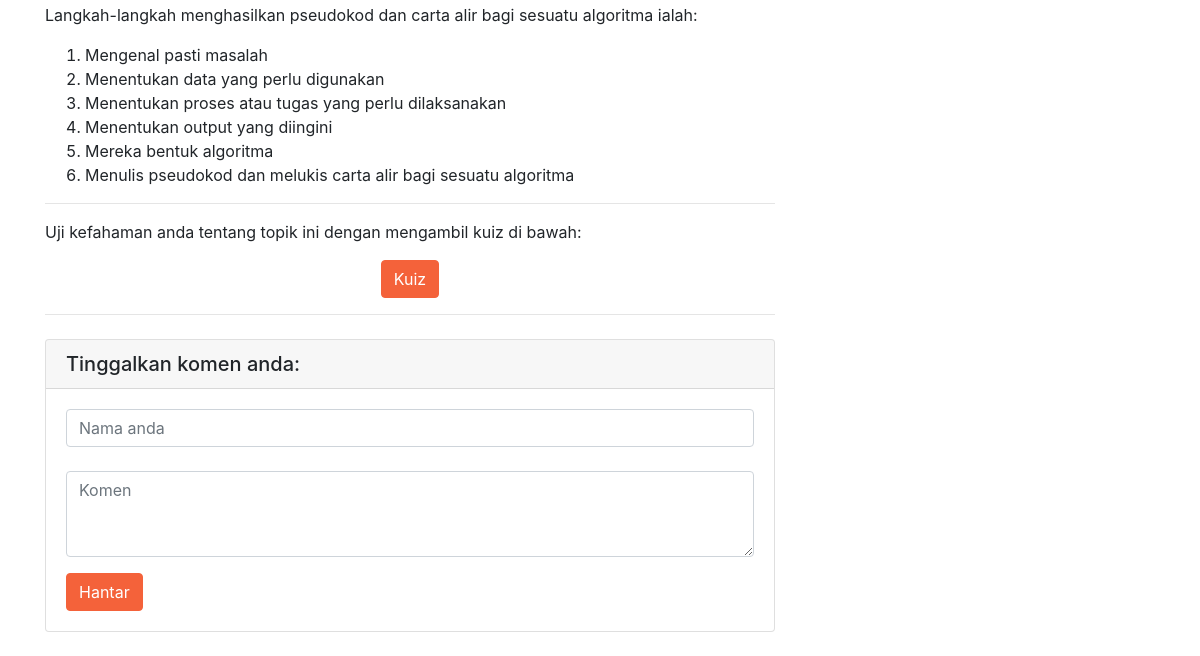
/curriculum/algorithms (lower part), run on an earlier commit of the app's database.
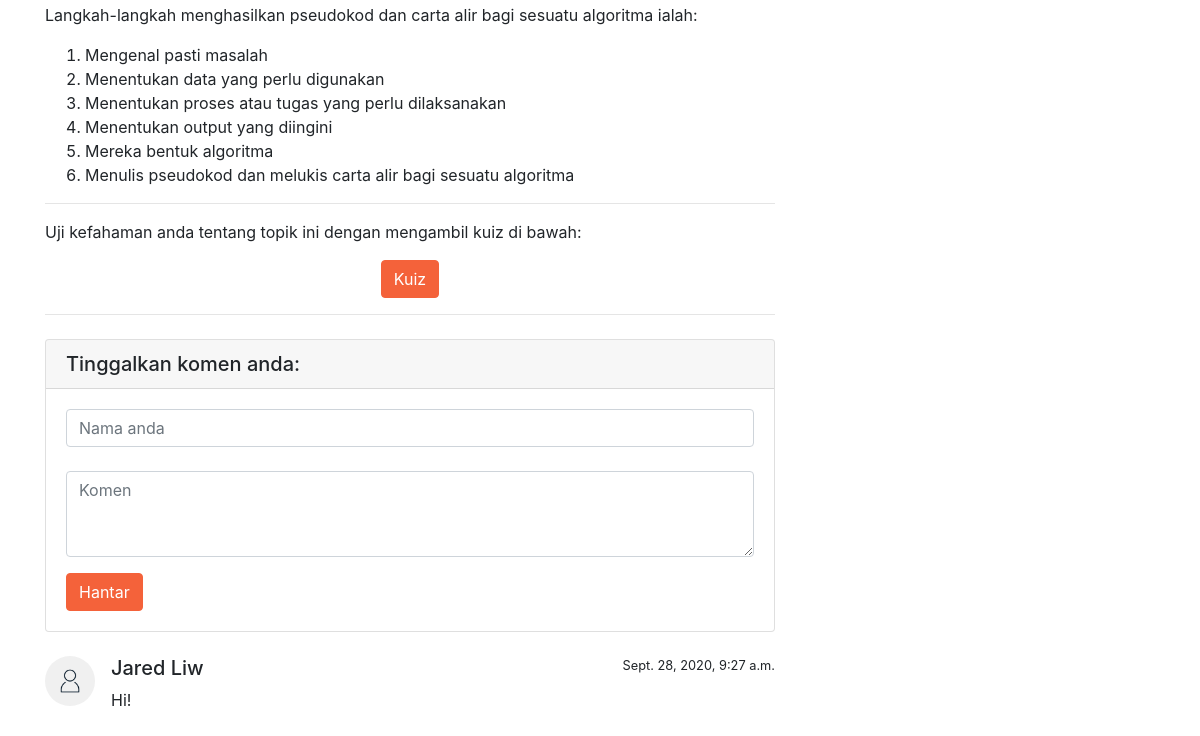
And on a later commit of the database.
### curriculum/models.py (models this page shows)
class Comment(models.Model):
    username = models.CharField(default="Anonim", max_length=30, blank=False)
    content = models.TextField(blank=False)
    date = models.DateTimeField(auto_now_add=True)
    page = models.CharField(default="comp_t", blank=False, max_length=10, choices=[('comp_t', "Computational Thinking"),
                                                                                   ('data_r', "Data Representation"),
                                                                                   ('algo', 'Algorithms'),
                                                                                   ('code', 'Code')])

### curriculum/views.py (the view)
    def process(request):
        quotes = Quote.objects.all()
        quote = choice(quotes)
        kwargs["quote"] = quote.quote
        kwargs["quote_author"] = quote.author
        comments = Comment.objects.all()
        kwargs["comments"] = comments
        path_name = resolve(request.path_info).url_name
        kwargs["page"] = path_name
        if request.method == "POST":
            data = dict(parse.parse_qsl(request.body))
            Comment(username=data[b'username'].decode(), content=data[b'comment'].decode(), page=path_name).save()
            return redirect(path_name)
        return func(request)

### curriculum/views.py (called while the page is built)
def preprocess(func):
    def process(request):
        quotes = Quote.objects.all()
        quote = choice(quotes)
        kwargs["quote"] = quote.quote
        kwargs["quote_author"] = quote.author
        comments = Comment.objects.all()
        kwargs["comments"] = comments
        path_name = resolve(request.path_info).url_name
        kwargs["page"] = path_name
        if request.method == "POST":
            data = dict(parse.parse_qsl(request.body))
            Comment(username=data[b'username'].decode(), content=data[b'comment'].decode(), page=path_name).save()
            return redirect(path_name)
        return func(request)
    return process

@preprocess
def algo(request):
    kwargs["title"] = "Algorithma"
    kwargs["cover_img"] = "images/cover_3.jpg"
    kwargs["subtitile"] = "to be added..."
    return render(request, 'curriculum/algo.html', kwargs)

### curriculum/templates/curriculum/algo.html (shortened to what this page needs)
{% extends 'curriculum/base.html'%}
{% load static %}
{% block material %}
<p class="has-line-data" data-line-start="83" data-line-end="84">Langkah-langkah menghasilkan pseudokod dan carta alir bagi sesuatu algoritma ialah:</p>
<ol>
<li class="has-line-data" data-line-start="84" data-line-end="85">Mengenal pasti masalah</li>
<li class="has-line-data" data-line-start="85" data-line-end="86">Menentukan data yang perlu digunakan</li>
<li class="has-line-data" data-line-start="86" data-line-end="87">Menentukan proses atau tugas yang perlu dilaksanakan</li>
<li class="has-line-data" data-line-start="87" data-line-end="88">Menentukan output yang diingini</li>
<li class="has-line-data" data-line-start="88" data-line-end="89">Mereka bentuk algoritma</li>
<li class="has-line-data" data-line-start="89" data-line-end="90">Menulis pseudokod dan melukis carta alir bagi sesuatu algoritma</li>
</ol>
{% endblock material %}

### curriculum/templates/curriculum/base.html (shortened to what this page needs)
{%extends 'home/base.html' %}
{% load static %}
{% block additional_header %}
<link href="{% static 'curriculum/base.css' %}" rel="stylesheet" />
{% endblock additional_header %}
{% block content %}
<div class="container pt-4">
    <div class="row">
        <div class="col-lg-8">
            {% block material %}
            {% endblock material %}
            <hr>
            <p>Uji kefahaman anda tentang topik ini dengan mengambil kuiz di bawah:</p>
            <div class="text-center">
                <form action="/">
                    <input type="submit" class="btn btn-primary" value="Kuiz"/>
                </form>
            </div>
            <hr>
            <div class="card my-4">
                <h5 class="card-header">Tinggalkan komen anda:</h5>
                <div class="card-body">
                    <form method="POST">
                        <div class="form-group">
                            <input class="form-control" placeholder="Nama anda" name="username"/>
                            <br>
                            <textarea class="form-control" rows="3" placeholder="Komen" name="comment"></textarea>
                        </div>
                        <button type="submit" class="btn btn-primary">Hantar</button>
                    </form>
                </div>
            </div>
            {% if comments %}
                {% for comment in comments %}
                    {% if comment.page == page %}
                        <div class="media mb-4">
                            <img class="d-flex mr-3 rounded-circle" src="{% static 'images/user_img.png' %}" alt="" width="50px" height="50px">
                            <div class="media-body">
                                <h5 class="mt-0">{{ comment.username }}</h5>
                                {{ comment.content }}
                            </div>
                            <small>{{ comment.date }}</small>
                        </div>
                    {% endif %}
                {% endfor %}
            {% endif %}
        </div>
        <div class="col-md-4">
        </div>
    </div>
</div>
{% endblock content %}

### home/templates/home/base.html (shortened to what this page needs)
{% load static %}
<!DOCTYPE html>
<html lang="en">
<head>
    <link href="https://cdnjs.cloudflare.com/ajax/libs/magnific-popup.js/1.1.0/magnific-popup.min.css"
          rel="stylesheet"/>
    <link href="{% static 'home/home.css' %}" rel="stylesheet"/>
    {% block additional_header %}
    {% endblock additional_header %}
</head>
<body id="page-top">
{% block content %}
{% endblock content %}
</body>
</html>

### curriculum/static/curriculum/base.css (style rules this page uses)
body { padding-top: 65px; }

What changed in the data, as far as the page shows it:
added Comment: username "Jared Liw", content "Hi!", date "Sept. 28, 2020, 9:27 a.m."
